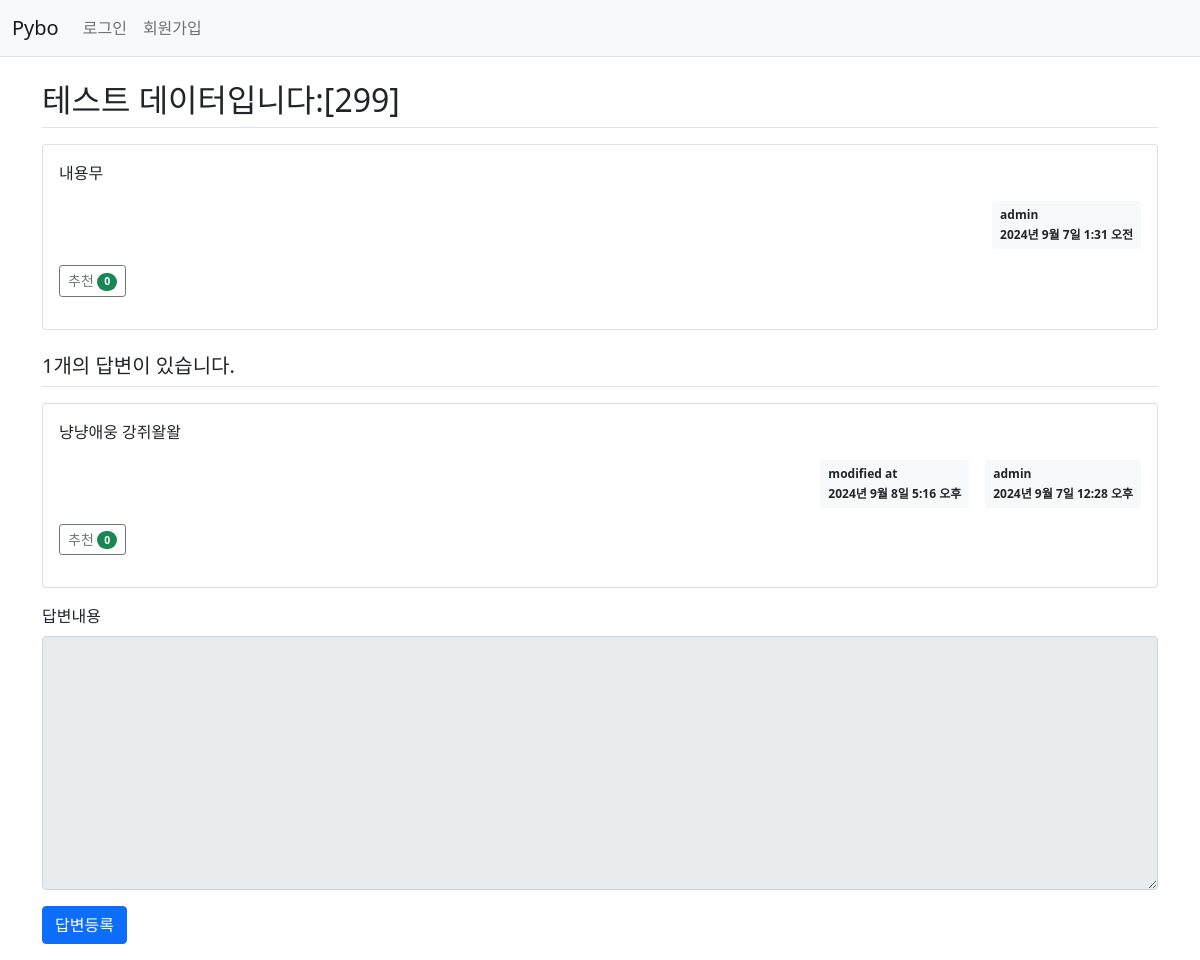
/pybo/304/, run on the app's committed database.
### pybo/models.py (models this page shows, shortened)
class Question(models.Model):
    author = models.ForeignKey(User, on_delete=models.CASCADE, related_name="author_question")
    subject = models.CharField(max_length=200)
    content = models.TextField()
    create_date = models.DateTimeField()
    modify_date = models.DateTimeField(null=True, blank=True)
    voter = models.ManyToManyField(User, related_name="voter_question")

class Answer(models.Model):
    author = models.ForeignKey(User, on_delete=models.CASCADE, related_name="author_answer")
    question = models.ForeignKey(Question, on_delete=models.CASCADE)
    content = models.TextField()
    create_date = models.DateTimeField()
    modify_date = models.DateTimeField(null=True, blank=True)
    voter = models.ManyToManyField(User, related_name='voter_answer')

### pybo/views/base_views.py (the view)
def detail(request, question_id):
    question = get_object_or_404(Question, pk=question_id)
    context = {"question": question}
    return render(request, "pybo/question_detail.html", context)

### pybo/templatetags/pybo_filter.py (called while the page is built)
@register.filter
def mark(value):
    extensions = ["nl2br", "fenced_code"]
    return mark_safe(markdown.markdown(value, extensions=extensions))

### templates/pybo/question_detail.html (shortened to what this page needs)
{% extends "base.html" %}
{% load pybo_filter %}
{% block content %}
<div class="container my-3">
    <h2 class="border-bottom py-2">{{ question.subject }}</h2>
    <div class="card my-3">
        <div class="card-body">
            <div class="card-text">{{ question.content|mark }}</div>
            <div class="d-flex justify-content-end">
                <div class="badge bg-light text-dark p-2 text-start">
                    <div class="mb-2">{{ question.author.username }}</div>
                    <div>{{ question.create_date }}</div>
                </div>
            </div>
            <div class="my-3">
                <a href="javascript:void(0)" data-uri="{% url 'pybo:question_vote' question.id %}"
                   class="recommend btn btn-sm btn-outline-secondary">추천
                    <span class="badge rounded-pill bg-success">{{question.voter.count}}</span>
                </a>
            </div>
        </div>
    </div>
    <h5 class="border-bottom my-3 py-2">{{question.answer_set.count}}개의 답변이 있습니다.</h5>
    {% for answer in question.answer_set.all %}
    <div class="card my-3">
        <div class="card-body">
            <div class="card-text">{{ answer.content|mark }}</div>
            <div class="d-flex justify-content-end">
                {% if answer.modify_date %}
                <div class="badge bg-light text-dark p-2 text-start mx-3">
                    <div class="mb-2">modified at</div>
                    <div>{{ answer.modify_date }}</div>
                </div>
                {% endif %}
                <div class="badge bg-light text-dark p-2 text-start">
                    <div class="mb-2">{{ answer.author.username }}</div>
                    <div>{{ answer.create_date }}</div>
                </div>
            </div>
            <div class="my-3">
                <a href="javascript:void(0)" data-uri="{% url 'pybo:answer_vote' answer.id %}"
                   class="recommend btn btn-sm btn-outline-secondary">추천
                    <span class="badge rounded-pill bg-success">{{answer.voter.count}}</span>
                </a>
            </div>
        </div>
    </div>
    {% endfor %}
    <form action="{% url 'pybo:answer_create' question.id %}" method="post" class="my-3">
        <div class="mb-3">
            <label for="content" class="form-label">답변내용</label>
            <textarea {% if not user.is_authenticated %}disabled{% endif %} name="content" id="content" class="form-control" rows="10"></textarea>
        </div>
        <input type="submit" value="답변등록" class="btn btn-primary">
    </form>
</div>
{% endblock %}

### data on the page
Question: subject "테스트 데이터입니다:[299]", content|mark "내용무", author.username "admin", create_date "2024년 9월 7일 1:31 오전", voter.count "0", answer_set.count "1"
Answer: content|mark "냥냥애웅 강쥐왈왈", modify_date "2024년 9월 8일 5:16 오후", author.username "admin", create_date "2024년 9월 7일 12:28 오후", voter.count "0"
